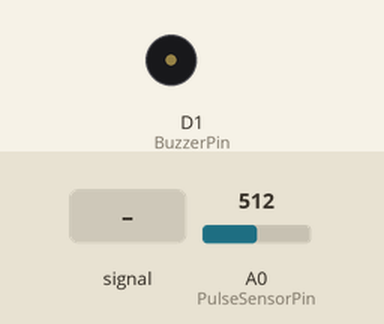
Bench run of a sketch on a simulated ESP8266 (NodeMCU). On the bench: buzzer (waves = sounding, pin HIGH). Inputs (shaded band) come from the test bench; at power-on: A0 (PulseSensorPin) = 512. WiFi joins after 1.5 s; servers stay silent unless stated; no MQTT or app messages arrive unless stated; what the sketch prints to the serial monitor is not drawn.

Above: at 3.7 s.
3.8 s: A0 (PulseSensorPin) fed a 1000 Hz sine of ±255 counts around its level
At 4.08 s:
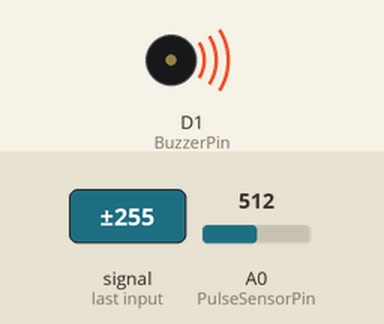
Timing chart, 0 to 12.8 s (numbered marks = the images above; inputs shaded):
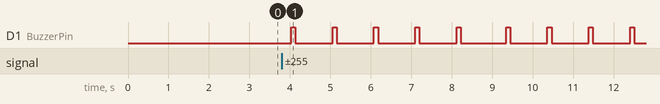

Measured:
- after the input at 3.8 s, D1 (BuzzerPin): goes 4 × (HIGH 0.10 s, LOW 0.92 s), HIGH 0.10 s, LOW 1.1 s, 3 × (HIGH 0.10 s, LOW 0.92 s), HIGH 0.10 s, then LOW, starting after 0.24 s

The sketch:

batimentos_iot.ino
```cpp
// ----- WIFI
#include <ESP8266WiFi.h>
const char *ssid = "Nome_da_rede";
const char *password = "Senha_da_rede";
WiFiClient espClient;

// ----- MQTT
#include <PubSubClient.h>
const char *mqtt_broker = "mqtt.eclipseprojects.io";
PubSubClient client(espClient);
const char *mqtt_topic = "sensor/bpm";
const char *mqtt_client = "clientsensor";

// ----- Sensor e Atuador
int PulseSensorPin = A0;
int BuzzerPin = D1;

int Signal;
int Threshold = 572;

unsigned long lastBeatTime = 0;
unsigned int bpm = 0;

// ---- SETUP
void setup() {
  pinMode(BuzzerPin, OUTPUT); //Configuração do pino de saída
  Serial.begin(115200); // Inicialização da comunicação serial:
  WiFi.disconnect(true); // Desconecta qualquer conexão WiFi existente
  delay(1000);
  WiFi.begin(ssid, password); // Tentativa de conexão à rede WiFi:
  client.setServer(mqtt_broker, 1883); //Configuração do servidor MQTT:

  Serial.println("Conectando ao wifi......");
  //Loop de tentativas de conexão WiFi:
  int retries = 0;
  while (WiFi.status() != WL_CONNECTED && retries < 20) {
    delay(500);
    Serial.print(".");
    retries++;
  }

  if (WiFi.status() == WL_CONNECTED) {
    Serial.println("Wifi conectado");
  } else {
    Serial.println("Falha ao conectar ao Wifi");
  }
}

// ------ LOOP
void loop() {
  if (!client.connected()) {
    reconnectMQTT();
  }
  client.loop();

  Signal = analogRead(PulseSensorPin); //Leitura do sensor de pulso:


  //Deteccao dos batimentos
  if (Signal > Threshold) {
    if ((millis() - lastBeatTime) > 200) {
      bpm = 15000 / (millis() - lastBeatTime); //Calcula a frequência cardíaca em batimentos por minuto (BPM)
      lastBeatTime = millis();
    }
  }

  static unsigned long lastPrintTime = 0;
  //Checagem de tempo para imprimir e publicar BPM:
  if (millis() - lastPrintTime >= 1000) {
    Serial.print("BPM: ");
    Serial.println(bpm);
    lastPrintTime = millis();

    publicarBatimentosNoTopico();
  }


// Controle do buzzer baseado no valor de BPM:
  if (bpm > 60 && bpm < 100) {
    digitalWrite(BuzzerPin, HIGH); // Ativa o Buzzer
    delay(100); // ON duration
    digitalWrite(BuzzerPin, LOW); // Desativa o Buzzer
    delay(900); // OFF duration
  } else {
    digitalWrite(BuzzerPin, LOW); // Desativa o Buzzer
  }

  delay(20);

}

//----- Publicar MQTT
void publicarBatimentosNoTopico() {
  client.publish(mqtt_topic, String(bpm).c_str(), true);
}

//---- Reconnect MQTT
void reconnectMQTT() {
  while (!client.connected()) {
    Serial.print("Tentando conectar ao MQTT...");
    if (client.connect(mqtt_client)) {
      Serial.println("Conectado ao MQTT");
    } else {
      Serial.print("Falha na conexão ao MQTT, rc=");
      Serial.print(client.state());
      Serial.println(" Tentando novamente em 5 segundos...");
      delay(5000);
    }
  }
}
```
